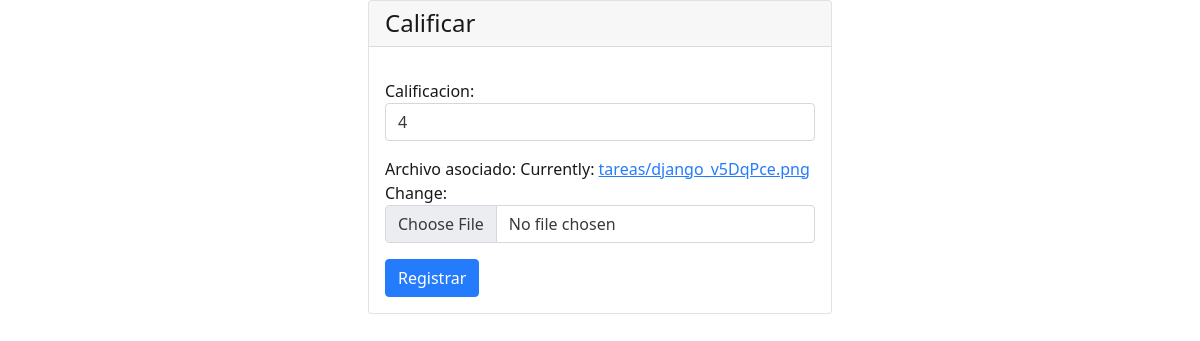
The app's page /calificar/tarea/4 (signed in), older data.
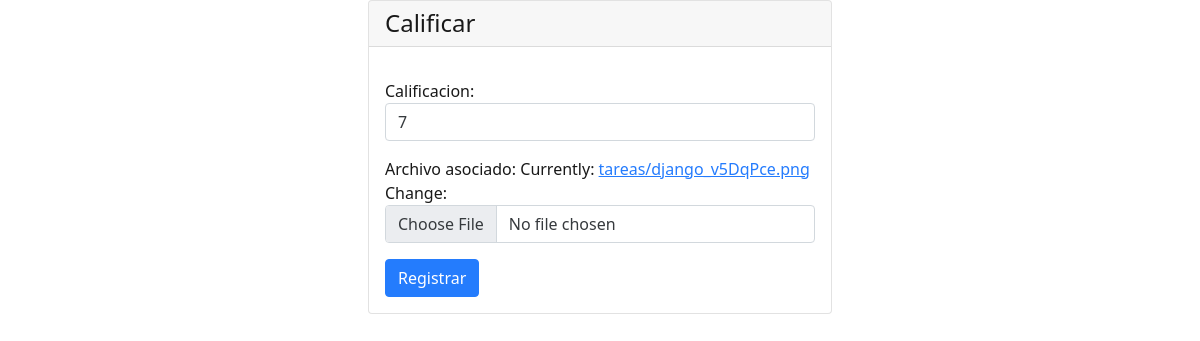
The same page, newer data.
### sistema_calificacion/models.py (models this page shows, shortened)
class EntregaTareas(models.Model):
    codigo_tarea = models.BigAutoField(primary_key=True)
    tarea = models.ForeignKey(Tareas, on_delete=models.CASCADE, default=1)
    alumno = models.ForeignKey(UserApp, on_delete=models.CASCADE, default=4)
    calificacion = models.IntegerField(default=0)
    archivo_asociado = models.FileField(upload_to='./tareas')
    fecha_de_subida = models.DateTimeField(null=True)

### sistema_calificacion/views.py (the view, shortened to what this page needs)
# urls.py: path('calificar/tarea/<int:pk>',ViewCalificarTarea.as_view(),name='calificar'),
class ViewCalificarTarea(UserPassesTestMixin, LoginRequiredMixin, UpdateView):
    form_class = FormCalificarTarea
    model = EntregaTareas
    template_name = 'create_update.html'
    def test_func(self):
        return self.request.user.userapp.rol_teacher.id_rol == 3
    def get_form_kwargs(self):
        kwargs = super().get_form_kwargs()
        kwargs['pk'] = self.kwargs['pk']
        return kwargs
    def get_context_data(self, **kwargs):
        context = super(ViewCalificarTarea, self).get_context_data(**kwargs)
        context['title'] = f'Calificar'
        context['is_valid'] = True
        return context

### sistema_calificacion/forms.py (shortened to what this page needs)
class FormCalificarTarea(forms.ModelForm):
    class Meta:
        model = EntregaTareas
        fields = ('calificacion', 'archivo_asociado')
    def __init__(self, *args, **kwargs):
        self.identifier = kwargs.pop('pk')
        super(FormCalificarTarea, self).__init__(*args, **kwargs)
        for visible in self.visible_fields():
            visible.field.widget.attrs['class'] = 'form-control'

### sistema_calificacion/Templates/create_update.html (shortened to what this page needs)
{%extends "base.html"%}
{%block content%}
{%load static%}
<div class="card text-black mb-3 mx-auto" style="width: 29rem;opacity:0.9">
    <h4 class="card-header">
      {{title}}
    </h4>
    <div class="card-body">
        <form action="" class="was-validate" method="post" enctype="multipart/form-data">
            {{form.as_p}}
            {%if is_valid %}
            <button class="btn btn-primary" type="submit"> Registrar</button>
            {%else%}
            <div class="alert alert-warning">Ya se ha subido un archivo </div>
            <button class="btn btn-dark" disabled="true" type="submit"> Registrar</button>
            {%endif%}
        </form>
    </div>
</div>
{%endblock%}

Row changes from the older to the newer data that the page shows:
changed EntregaTareas: calificacion "4" → "7"
